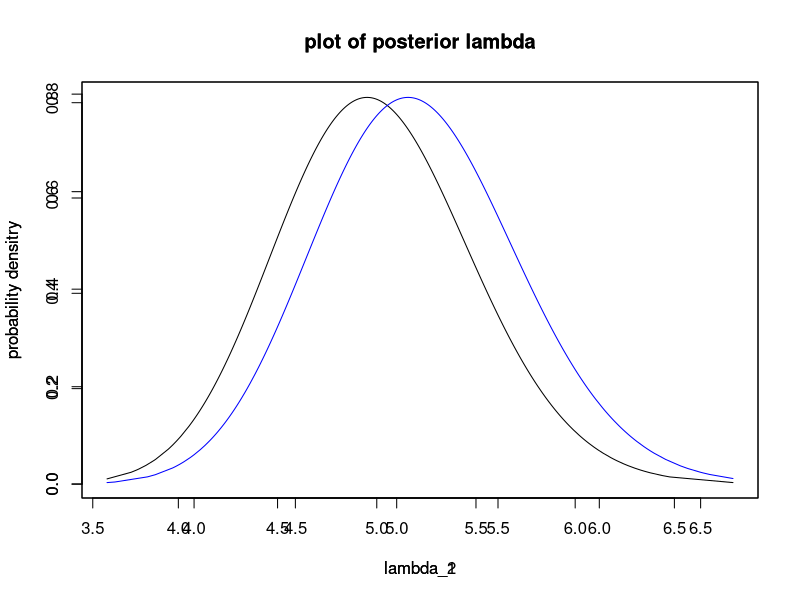

Recreate this plot in R.
lambda_1<-rgamma(1000, 102.5,scale=1/20.5)
lambda_1<-sort(lambda_1)
plot(lambda_1,dgamma(lambda_1,102.5,scale=1/20.5),type="l",main="plot of posterior lambda",ylab="probability densitry", col = "black")

par(new=TRUE)

lambda_2<-rgamma(1000, 102.25,scale=1/20.025)
lambda_2<-sort(lambda_2)
plot(lambda_2,dgamma(lambda_2,102.25,scale=1/20.025),type="l",main="plot of posterior lambda",ylab="probability densitry", col = "blue")
